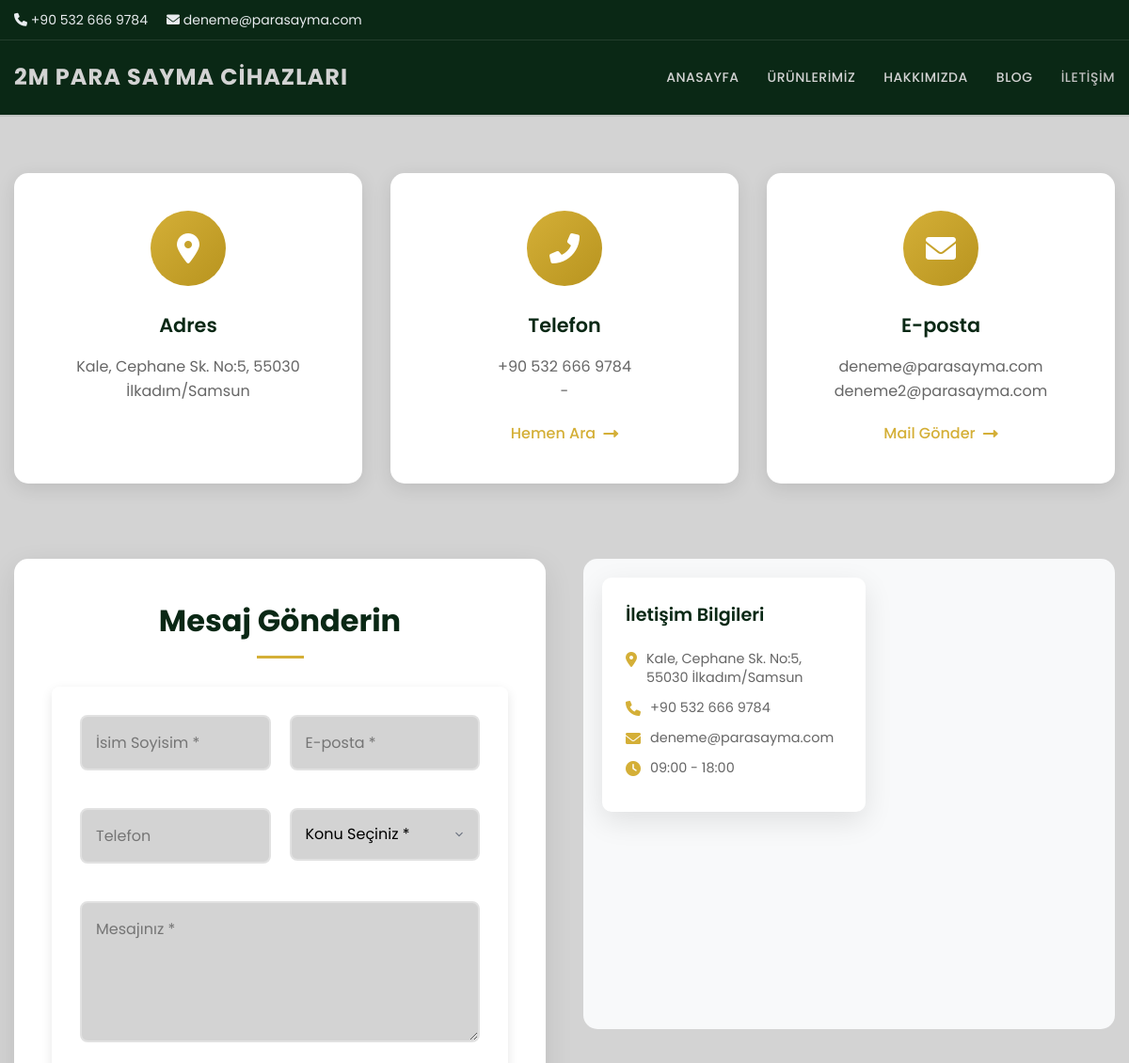
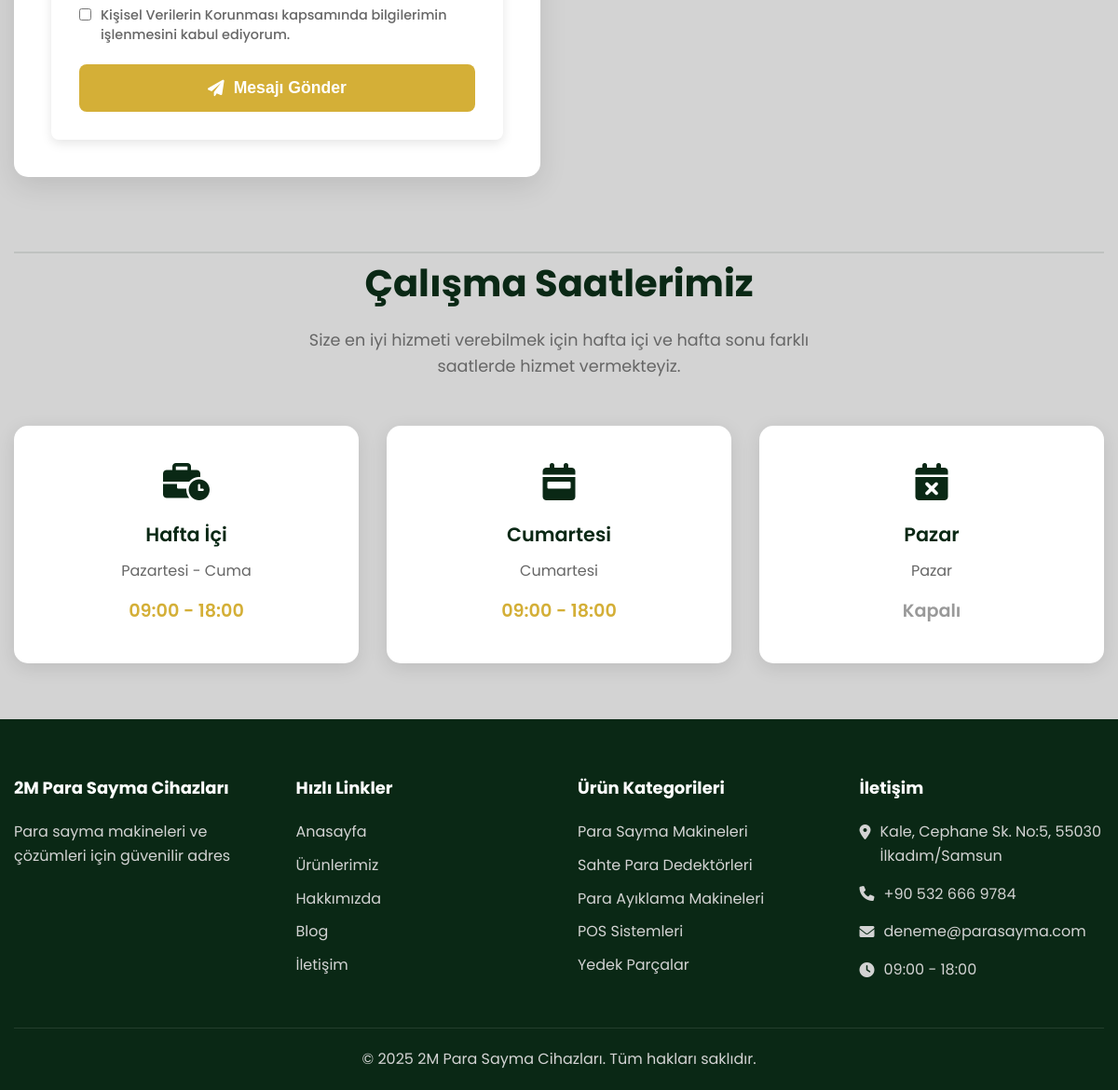
The page /iletisim/ on the database its author committed (2 pictures, top to bottom).
### website/models.py (models this page shows, shortened)
class SiteSettings(models.Model):
    site_title = models.CharField(max_length=100, default="2M ISTANBUL ELEKTRONİK")
    site_description = models.TextField(default="Para sayma makineleri ve çözümleri için güvenilir adres")
    logo = models.ImageField(upload_to='site/', null=True, blank=True)
    favicon = models.ImageField(upload_to='site/', null=True, blank=True)
    phone_primary = models.CharField(max_length=20, default="+90 123 456 78 90")
    phone_secondary = models.CharField(max_length=20, blank=True)
    email_primary = models.EmailField(default="info@2mistanbul.com")
    email_secondary = models.EmailField(blank=True)
    address = models.TextField(default="Merkez Mah. Atatürk Cad. No:123 Kat:5, İstanbul")
    working_hours_weekday = models.CharField(max_length=50, default="09:00 - 18:00")
    working_hours_saturday = models.CharField(max_length=50, default="09:00 - 15:00")
    working_hours_sunday = models.CharField(max_length=50, default="Kapalı")
    facebook_url = models.URLField(blank=True)
    twitter_url = models.URLField(blank=True)
    instagram_url = models.URLField(blank=True)
    linkedin_url = models.URLField(blank=True)
    youtube_url = models.URLField(blank=True)
    meta_keywords = models.TextField(blank=True)
    google_analytics = models.TextField(blank=True)
    created_at = models.DateTimeField(auto_now_add=True)
    updated_at = models.DateTimeField(auto_now=True)
    class Meta:
        verbose_name = "Site Ayarları"
        verbose_name_plural = "Site Ayarları"

class ProductCategory(models.Model):
    name = models.CharField(max_length=100, verbose_name="Kategori Adı")
    slug = models.SlugField(unique=True)
    description = models.TextField(blank=True, verbose_name="Açıklama")
    image = models.ImageField(upload_to='categories/', blank=True, verbose_name="Kategori Resmi")
    is_active = models.BooleanField(default=True, verbose_name="Aktif")
    order = models.PositiveIntegerField(default=0, verbose_name="Sıralama")
    class Meta:
        verbose_name = "Ürün Kategorisi"
        verbose_name_plural = "Ürün Kategorileri"
        ordering = ['order', 'name']

### website/views.py (the view, shortened to what this page needs)
# urls.py: path('iletisim/', views.iletisim, name='iletisim'),
def iletisim(request):
    context = get_site_context()
    return render(request, 'iletisim.html', context)

### templates/iletisim.html (shortened to what this page needs)
{% extends 'base.html' %}
{% load static %}
{% block content %}
<section class="contact-page">
    <div class="container">
        <div class="contact-cards">
            <div class="contact-card">
                <div class="contact-icon-wrapper">
                    <i class="fas fa-map-marker-alt"></i>
                    </div>
                <h3>Adres</h3>
                <p>{{ site_settings.address|default:"Merkez Mah. Atatürk Cad. No:123, Şişli, İstanbul" }}</p>
            </div>
            <div class="contact-card">
                <div class="contact-icon-wrapper">
                    <i class="fas fa-phone-alt"></i>
                    </div>
                <h3>Telefon</h3>
                <p>{{ site_settings.phone_primary|default:"+90 123 456 78 90" }}
                    {% if site_settings.phone_secondary %}<br>{{ site_settings.phone_secondary }}{% endif %}</p>
                <a href="tel:{{ site_settings.phone_primary|default:'+901234567890' }}" class="contact-link">
                    <span>Hemen Ara</span>
                        <i class="fas fa-long-arrow-alt-right"></i>
                    </a>
            </div>
            <div class="contact-card">
                <div class="contact-icon-wrapper">
                    <i class="fas fa-envelope"></i>
                    </div>
                <h3>E-posta</h3>
                <p>{{ site_settings.email_primary|default:"info@2mistanbul.com" }}
                    {% if site_settings.email_secondary %}<br>{{ site_settings.email_secondary }}{% endif %}</p>
                <a href="mailto:{{ site_settings.email_primary|default:'info@2mistanbul.com' }}" class="contact-link">
                    <span>Mail Gönder</span>
                        <i class="fas fa-long-arrow-alt-right"></i>
                    </a>
            </div>
        </div>
        <div class="contact-content">
            <div class="contact-form-section">
                <div class="contact-form-wrapper">
                    <h2>Mesaj Gönderin</h2>
                    <form method="post" class="contact-form">
                        <div class="form-row">
                            <div class="form-group">
                                <input type="text" id="name" name="name" placeholder="İsim Soyisim *" required>
                            </div>
                            <div class="form-group">
                                <input type="email" id="email" name="email" placeholder="E-posta *" required>
                            </div>
                        </div>
                        <div class="form-row">
                            <div class="form-group">
                                <input type="tel" id="phone" name="phone" placeholder="Telefon">
                            </div>
                            <div class="form-group">
                                <select id="subject" name="subject" required>
                                        <option value="" selected disabled>Konu Seçiniz *</option>
                                    </select>
                            </div>
                        </div>
                        <div class="form-group">
                            <textarea id="message" name="message" rows="6" placeholder="Mesajınız *" required></textarea>
                        </div>
                        <div class="form-group checkbox-group">
                            <label>
                                <input type="checkbox" name="privacy" required>
                                <span>Kişisel Verilerin Korunması kapsamında bilgilerimin işlenmesini kabul ediyorum.</span>
                            </label>
                        </div>
                        <button type="submit" class="btn-submit">
                            <i class="fas fa-paper-plane"></i>
                            Mesajı Gönder
                        </button>
                    </form>
                </div>
            </div>
            <div class="contact-map-section">
                <div class="map-wrapper">
                    <div class="map-info-card">
                        <h4>İletişim Bilgileri</h4>
                        <div class="map-contact-details">
                            <div class="map-detail">
                                <i class="fas fa-map-marker-alt"></i>
                                <span>{{ site_settings.address|default:"Merkez Mah. Atatürk Cad. No:123, Şişli, İstanbul" }}</span>
                            </div>
                            <div class="map-detail">
                                <i class="fas fa-phone"></i>
                                <span>{{ site_settings.phone_primary|default:"+90 123 456 78 90" }}</span>
                            </div>
                            <div class="map-detail">
                                <i class="fas fa-envelope"></i>
                                <span>{{ site_settings.email_primary|default:"info@2mistanbul.com" }}</span>
                            </div>
                            <div class="map-detail">
                                <i class="fas fa-clock"></i>
                                <span>{{ site_settings.working_hours_weekday|default:"Pzt-Cum: 09:00-18:00" }}</span>
                            </div>
                        </div>
                    </div>
                </div>
            </div>
        </div>
        <div class="working-hours">
            <div class="section-header">
                <h2>Çalışma Saatlerimiz</h2>
                <p>Size en iyi hizmeti verebilmek için hafta içi ve hafta sonu farklı saatlerde hizmet vermekteyiz.</p>
            </div>
            <div class="hours-grid">
                <div class="hour-card">
                    <i class="fas fa-business-time"></i>
                    <h3>Hafta İçi</h3>
                    <p>Pazartesi - Cuma</p>
                    <span class="time">{{ site_settings.working_hours_weekday|default:"09:00 - 18:00" }}</span>
                </div>
                <div class="hour-card">
                    <i class="fas fa-calendar-week"></i>
                    <h3>Cumartesi</h3>
                    <p>Cumartesi</p>
                    <span class="time">{{ site_settings.working_hours_saturday|default:"09:00 - 15:00" }}</span>
            </div>
                <div class="hour-card">
                    <i class="fas fa-calendar-times"></i>
                    <h3>Pazar</h3>
                    <p>Pazar</p>
                    <span class="time closed">{{ site_settings.working_hours_sunday|default:"Kapalı" }}</span>
                </div>
            </div>
        </div>
    </div>
</section>
{% endblock %}

### templates/base.html (shortened to what this page needs)
{% load static %}
<!DOCTYPE html>
<html lang="tr">
<head>
    <link rel="stylesheet" href="https://cdnjs.cloudflare.com/ajax/libs/font-awesome/6.0.0/css/all.min.css">
    <link rel="stylesheet" href="{% static 'css/styles.css' %}?v=20250118-1905">
</head>
<body>
    <div class="top-bar">
        <div class="container">
            <div class="contact-info">
                <span><i class="fas fa-phone"></i> {{ site_settings.phone_primary|default:"+90 123 456 78 90" }}</span>
                <span><i class="fas fa-envelope"></i> {{ site_settings.email_primary|default:"info@2mistanbul.com" }}</span>
            </div>
        </div>
    </div>
    <header class="main-header">
        <div class="container">
            <div class="logo">
                <a href="{% url 'website:anasayfa' %}">
                    {% if site_settings.logo %}
                        <img src="{{ site_settings.logo.url }}" alt="{{ site_settings.site_title }}" style="max-height: 40px;">
                    {% else %}
                        {{ site_settings.site_title|default:"2M ISTANBUL ELEKTRONİK" }}
                    {% endif %}
                </a>
            </div>
            <nav class="nav-menu">
                <a href="{% url 'website:anasayfa' %}">Anasayfa</a>
                <a href="{% url 'website:urunler' %}">Ürünlerimiz</a>
                <a href="{% url 'website:hakkimizda' %}">Hakkımızda</a>
                <a href="{% url 'website:blog' %}">Blog</a>
                <a href="{% url 'website:iletisim' %}">İletişim</a>
            </nav>
        </div>
    </header>
    <main>
        {% block content %}
        {% endblock %}
    </main>
    <footer>
        <div class="container">
            <div class="footer-content">
                <div class="footer-column">
                    <h3>{{ site_settings.site_title|default:"2M ISTANBUL ELEKTRONİK" }}</h3>
                    <p style="margin-bottom: 20px;">{{ site_settings.site_description|default:"20 yılı aşkın deneyimimizle para sayma makineleri ve çözümleri konusunda Türkiye'nin lider tedarikçisiyiz." }}</p>
                </div>
                <div class="footer-column">
                    <h3>Hızlı Linkler</h3>
                    <ul class="footer-links">
                        <li><a href="{% url 'website:anasayfa' %}">Anasayfa</a></li>
                        <li><a href="{% url 'website:urunler' %}">Ürünlerimiz</a></li>
                        <li><a href="{% url 'website:hakkimizda' %}">Hakkımızda</a></li>
                        <li><a href="{% url 'website:blog' %}">Blog</a></li>
                        <li><a href="{% url 'website:iletisim' %}">İletişim</a></li>
                    </ul>
                </div>
                <div class="footer-column">
                    <h3>Ürün Kategorileri</h3>
                    <ul class="footer-links">
                        {% for category in product_categories %}
                            <li><a href="{% url 'website:urunler' %}?category={{ category.slug }}">{{ category.name }}</a></li>
                        {% empty %}
                            <li><a href="{% url 'website:urunler' %}">Para Sayma Makineleri</a></li>
                            <li><a href="{% url 'website:urunler' %}">Sahte Para Dedektörleri</a></li>
                            <li><a href="{% url 'website:urunler' %}">Para Ayıklama Makineleri</a></li>
                            <li><a href="{% url 'website:urunler' %}">POS Sistemleri</a></li>
                        {% endfor %}
                        <li><a href="{% url 'website:iletisim' %}">Yedek Parçalar</a></li>
                    </ul>
                </div>
                <div class="footer-column">
                    <h3>İletişim</h3>
                    <ul class="footer-links" style="list-style: none;">
                        <li style="display: flex; align-items: flex-start; gap: 10px; margin-bottom: 15px;">
                            <i class="fas fa-map-marker-alt" style="margin-top: 5px;"></i>
                            <span>{{ site_settings.address|default:"Merkez Mah. Atatürk Cad. No:123 Kat:5, İstanbul" }}</span>
                        </li>
                        <li style="display: flex; align-items: center; gap: 10px; margin-bottom: 15px;">
                            <i class="fas fa-phone"></i>
                            <span>{{ site_settings.phone_primary|default:"+90 123 456 78 90" }}</span>
                        </li>
                        <li style="display: flex; align-items: center; gap: 10px; margin-bottom: 15px;">
                            <i class="fas fa-envelope"></i>
                            <span>{{ site_settings.email_primary|default:"info@2mistanbul.com" }}</span>
                        </li>
                        <li style="display: flex; align-items: center; gap: 10px;">
                            <i class="fas fa-clock"></i>
                            <span>{{ site_settings.working_hours_weekday|default:"Pzt-Cum: 09:00-18:00" }}</span>
                        </li>
                    </ul>
                </div>
            </div>
            <div class="footer-bottom">
                <div class="container">
                    <p>&copy; 2025 {{ site_settings.site_title|default:"2M ISTANBUL ELEKTRONİK" }}. Tüm hakları saklıdır.</p>
                </div>
            </div>
        </div>
    </footer>
</body>
</html>

### rows shown on the page
SiteSettings: phone_primary "+90 532 666 9784", email_primary "deneme@parasayma.com", site_title "2M PARA SAYMA CIHAZLARI", address "Kale, Cephane Sk. No:5, 55030 İlkadım/Samsun", phone_secondary "-", email_secondary "deneme2@parasayma.com", working_hours_weekday "09:00 - 18:00", working_hours_saturday "09:00 - 18:00", working_hours_sunday "Kapalı", site_title "2M Para Sayma Cihazları", site_description "Para sayma makineleri ve çözümleri için güvenilir adres"
ProductCategory: name "Para Sayma Makineleri"
ProductCategory: name "Sahte Para Dedektörleri"
ProductCategory: name "Para Ayıklama Makineleri"
ProductCategory: name "POS Sistemleri"
